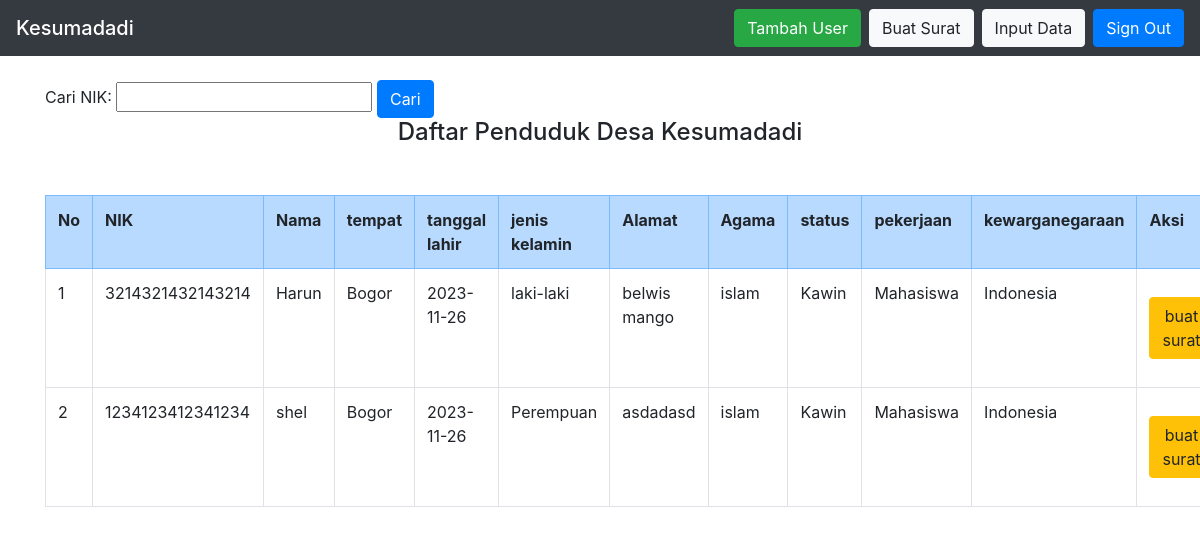
/result.php (signed in), run on the app's committed database.
### tables this page shows
CREATE TABLE `crud` (
  `ID` bigint(16) NOT NULL,
  `NIK` bigint(16) NOT NULL,
  `Nama` varchar(50) NOT NULL,
  `Tempat` varchar(50) NOT NULL,
  `Tanggal_Lahir` varchar(50) NOT NULL,
  `Jenis_Kelamin` varchar(50) NOT NULL,
  `Alamat` varchar(100) NOT NULL,
  `Agama` varchar(50) NOT NULL,
  `Status` varchar(50) NOT NULL,
  `Pekerjaan` varchar(50) NOT NULL,
  `Kewarganegaraan` varchar(50) NOT NULL
);

### result.php (the view, shortened to what this page needs)
<!DOCTYPE html>
<html>
<head>
<link rel="stylesheet" href="https://cdn.jsdelivr.net/npm/bootstrap@4.6.1/dist/css/bootstrap.min.css">
</head>
<body>
<nav class="navbar navbar-dark bg-dark">
    <span class="navbar-brand mb-0 h1">Kesumadadi</span>
    <div class="navbar-nav flex-row">
        <a href="tambah_user.php" class="btn btn-success mr-2">Tambah User</a>
        <a href="result.php" class="btn btn-light mr-2">Buat Surat</a>
        <a href="create.php" class="btn btn-light mr-2">Input Data</a>
        <a href="logout.php" class="btn btn-primary">Sign Out</a>
    </div>
</nav>
<?php
    include "process.php";
    $searchNIK = isset($_GET['searchNIK']) ? htmlspecialchars($_GET['searchNIK']) : '';
    $sql = "SELECT * FROM crud";
    $hasil = mysqli_query($conn, $sql);
?>
<div class="container">
    <br>
    <form method="get" action="<?php echo htmlspecialchars($_SERVER["PHP_SELF"]); ?>">
    <label for="searchNIK">Cari NIK:</label>
    <input type="text" name="searchNIK" id="searchNIK" value="<?php echo $searchNIK; ?>">
    <button type="submit" class="btn btn-primary">Cari</button>
    </form>
    <h4><center>Daftar Penduduk Desa Kesumadadi</center></h4>
    <tr class="table-danger">
            <br>
        <thead>
        <tr>
    <div>
        <table class="table w-100 my-3  table-bordered">
            <tr class="table-primary text-middle">
            <th>No</th>
            <th>NIK</th>
            <th>Nama</th>
            <th>tempat</th>
            <th>tanggal lahir</th>
            <th>jenis kelamin</th>
            <th>Alamat</th>
            <th>Agama</th>
            <th>status</th>
            <th>pekerjaan</th>
            <th>kewarganegaraan</th>
            <th>Aksi</th>
        </tr>
        </thead>
        <?php
        if(empty($hasil)) {
            echo "<p>Tidak ada data yang ditemukan.</p>";
            exit;
        }else{
        $no = 0;
        while ($data = mysqli_fetch_assoc($hasil)) {
            $no++;
        ?>
        <tr>
            <td><?php echo $no;?></td>
            <td><?php echo $data["NIK"]; ?></td>
            <td><?php echo $data["Nama"]; ?></td>
            <td><?php echo $data["Tempat"]; ?></td>
            <td><?php echo $data["Tanggal_Lahir"]; ?></td>
            <td><?php echo $data["Jenis_Kelamin"]; ?></td>
            <td><?php echo $data["Alamat"]; ?></td>
            <td><?php echo $data["Agama"]; ?></td>
            <td><?php echo $data["Status"]; ?></td>
            <td><?php echo $data["Pekerjaan"]; ?></td>
            <td><?php echo $data["Kewarganegaraan"]; ?></td>
            <td>
                <div class="btn-group my-3 ">
                    <a href="JenisSurat.php?NIK=<?php echo htmlspecialchars($data['NIK']); ?>" class="btn btn-warning" role="button">buat surat</a>
                </div>
            </td>
        </tr>
        <?php
        }
    }
        ?>
</div>
</body>
</html>

### data on the page
crud: NIK "3214321432143214", Nama "Harun", Tempat "Bogor", Tanggal_Lahir "2023-11-26", Jenis_Kelamin "laki-laki", Alamat "belwis mango", Agama "islam", Status "Kawin", Pekerjaan "Mahasiswa", Kewarganegaraan "Indonesia"
crud: NIK "1234123412341234", Nama "shel", Tempat "Bogor", Tanggal_Lahir "2023-11-26", Jenis_Kelamin "Perempuan", Alamat "asdadasd", Agama "islam", Status "Kawin", Pekerjaan "Mahasiswa", Kewarganegaraan "Indonesia"
